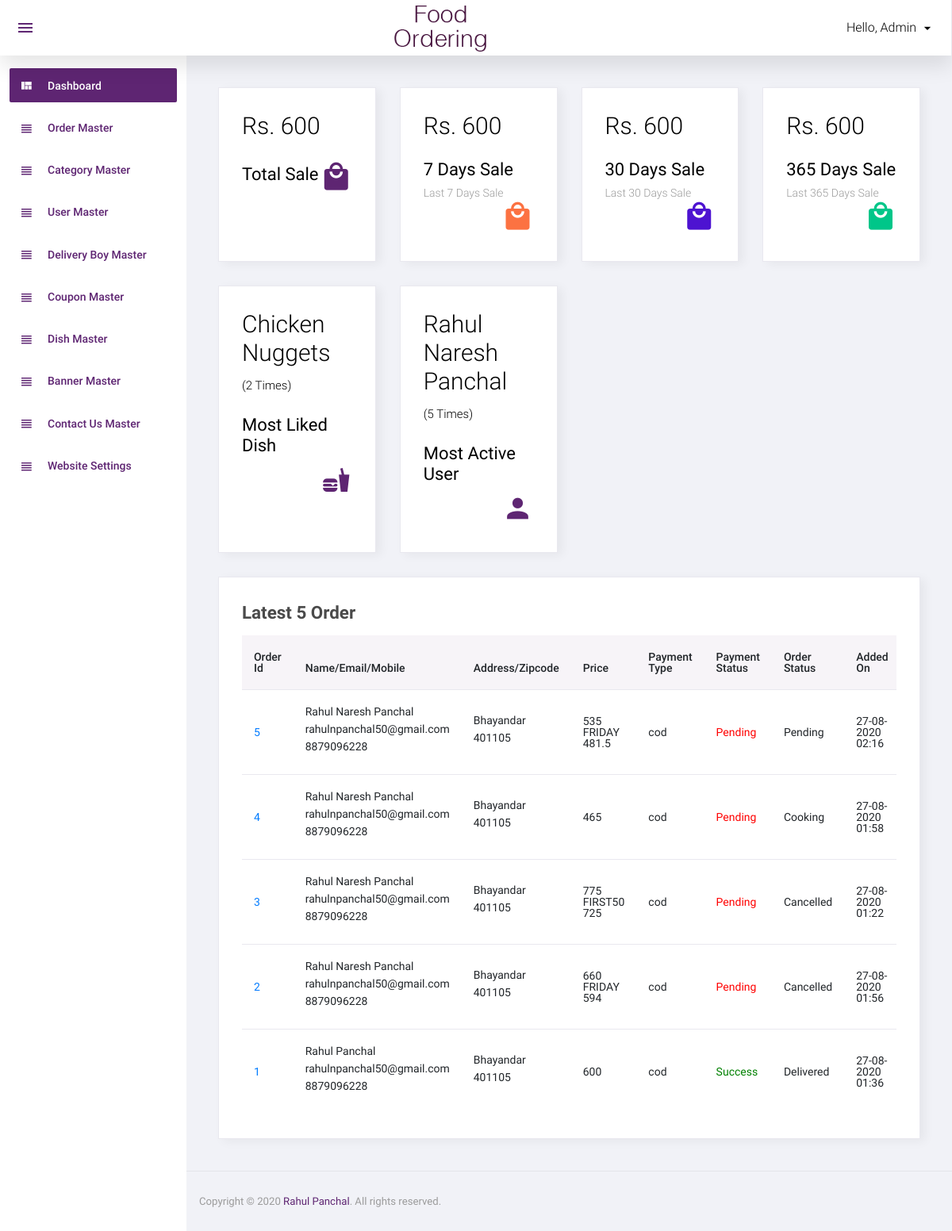
The page /admin/index.php (signed in) on the database its author committed.
### tables this page shows
CREATE TABLE `order_master` (
  `om_id` int(11) NOT NULL,
  `om_u_id` int(11) NOT NULL,
  `om_u_name` varchar(100) NOT NULL,
  `om_u_email` varchar(100) NOT NULL,
  `om_u_mobile` varchar(20) NOT NULL,
  `om_u_address` text NOT NULL,
  `om_total_price` float NOT NULL,
  `om_coupon_code` varchar(100) NOT NULL,
  `om_final_price` float NOT NULL,
  `om_zip` varchar(10) NOT NULL,
  `om_db_id` int(11) NOT NULL,
  `om_payment_status` varchar(50) NOT NULL,
  `om_order_status` int(11) NOT NULL,
  `om_payment_type` varchar(50) NOT NULL,
  `om_cancel_by` enum('','user','admin') NOT NULL,
  `om_cancel_at` datetime NOT NULL,
  `om_added_on` datetime NOT NULL,
  `om_delivered_on` datetime NOT NULL
);

CREATE TABLE `order_status` (
  `os_id` int(11) NOT NULL,
  `os_status` varchar(50) NOT NULL
);

### include/functions.inc.php (called while the page is built, shortened)
<?php
require("connection.inc.php");
        ?>
    <?php
function getSale($start, $end){
    global $con;
    $sql = "select sum(om_final_price) as total_sale from order_master where om_order_status=4 and om_added_on between '$start' and '$end'";
    $res = mysqli_query($con, $sql);
    $row = mysqli_fetch_assoc($res);
    return $row['total_sale'];
}
?>

### admin/index.php (the view, shortened to what this page needs)
<?php include('top.inc.php');?>
<div class="row">
    <div class="col-md-6 col-lg-3 grid-margin stretch-card">
        <div class="card">
            <div class="card-body">
                <h1 class="font-weight-light mb-4">
                    <?php
                    $start=date('Y-m-d'). ' 00-00-00';
                    $end=date('Y-m-d'). ' 23-59-59';
                    echo "Rs. ".getSale($start,$end);
                    ?>
                </h1>
                <div class="d-flex flex-wrap align-items-center">
                    <div>
                        <h4 class="font-weight-normal">Total Sale</h4>
                    </div>
                    <i class="mdi mdi-shopping icon-lg text-primary ml-auto"></i>
                </div>
            </div>
        </div>
    </div>
    <div class="col-md-6 col-lg-3 grid-margin stretch-card">
        <div class="card">
            <div class="card-body">
                <h1 class="font-weight-light mb-4">
                    <?php
                    $start=strtotime(date('Y-m-d'));
                    $start=strtotime("-7 day",$start);
                    $start=date('Y-m-d',$start);
                    $start=$start. ' 00-00-00';
                    $end=date('Y-m-d'). ' 23-59-59';
                    echo "Rs. ".getSale($start,$end);
                    ?>
                </h1>
                <div class="d-flex flex-wrap align-items-center">
                    <div>
                        <h4 class="font-weight-normal">7 Days Sale</h4>
                        <p class="text-muted mb-0 font-weight-light">Last 7 Days Sale</p>
                    </div>
                    <i class="mdi mdi-shopping icon-lg text-danger ml-auto"></i>
                </div>
            </div>
        </div>
    </div>
    <div class="col-md-6 col-lg-3 grid-margin stretch-card">
        <div class="card">
            <div class="card-body">
                <h1 class="font-weight-light mb-4">
                    <?php
                    $start=strtotime(date('Y-m-d'));
                    $start=strtotime("-30 day",$start);
                    $start=date('Y-m-d',$start);
                    $start=$start. ' 00-00-00';
                    $end=date('Y-m-d'). ' 23-59-59';
                    echo "Rs. ".getSale($start,$end);
                    ?>
                </h1>
                <div class="d-flex flex-wrap align-items-center">
                    <div>
                        <h4 class="font-weight-normal">30 Days Sale</h4>
                        <p class="text-muted mb-0 font-weight-light">Last 30 Days Sale</p>
                    </div>
                    <i class="mdi mdi-shopping icon-lg text-info ml-auto"></i>
                </div>
            </div>
        </div>
    </div>
    <div class="col-md-6 col-lg-3 grid-margin stretch-card">
        <div class="card">
            <div class="card-body">
                <h1 class="font-weight-light mb-4">
                    <?php
                    $start=strtotime(date('Y-m-d'));
                    $start=strtotime("-365 day",$start);
                    $start=date('Y-m-d',$start);
                    $start=$start. ' 00-00-00';
                    $end=date('Y-m-d'). ' 23-59-59';
                    echo "Rs. ".getSale($start,$end);
                    ?>
                </h1>
                <div class="d-flex flex-wrap align-items-center">
                    <div>
                        <h4 class="font-weight-normal">365 Days Sale</h4>
                        <p class="text-muted mb-0 font-weight-light">Last 365 Days Sale</p>
                    </div>
                    <i class="mdi mdi-shopping icon-lg text-success ml-auto"></i>
                </div>
            </div>
        </div>
    </div>
    <div class="col-md-6 col-lg-3 grid-margin stretch-card">
        <div class="card">
            <div class="card-body">
                <h1 class="font-weight-light mb-4">
                    <?php
                    $row=mysqli_fetch_assoc(mysqli_query($con,"select order_detail.od_dd_id, count(order_detail.od_dd_id) as t, dish_details.dd_d_id, dish.d_dish from order_detail, dish_details, dish WHERE order_detail.od_dd_id=dish_details.dd_id and dish_details.dd_d_id=dish.d_id GROUP BY order_detail.od_dd_id ORDER BY count(order_detail.od_dd_id) desc limit 1"));
                    echo $row['d_dish'];
                    echo "<br/>"; echo '<span style="font-size: 15px;">('.$row['t'].' Times)</span>'; ?>
                </h1>
                <div class="d-flex flex-wrap align-items-center">
                    <div>
                        <h4 class="font-weight-normal">Most Liked Dish</h4>
                    </div>
                    <i class="mdi mdi-food icon-lg text-primary ml-auto"></i>
                </div>
            </div>
        </div>
    </div>
    <div class="col-md-6 col-lg-3 grid-margin stretch-card">
        <div class="card">
            <div class="card-body">
                <h1 class="font-weight-light mb-4">
                    <?php
                    $row=mysqli_fetch_assoc(mysqli_query($con,"select count(order_master.om_u_id) as t,users.u_name from order_master,users WHERE order_master.om_u_id=users.u_id GROUP BY order_master.om_u_id order by count(order_master.om_u_id) desc limit 1"));
                    echo $row['u_name'];
                    echo "<br/>"; echo '<span style="font-size: 15px;">('.$row['t'].' Times)</span>'; ?>
                </h1>
                <div class="d-flex flex-wrap align-items-center">
                    <div>
                        <h4 class="font-weight-normal">Most Active User</h4>
                    </div>
                    <i class="mdi mdi-account icon-lg text-primary ml-auto"></i>
                </div>
            </div>
        </div>
    </div>
</div>
<?php
$sql="select order_master.*, order_status.os_status from order_master, order_status where order_master.om_order_status = order_status.os_id order by order_master.om_id desc limit 5";
$res=mysqli_query($con,$sql);
?>
<div class="row">
    <div class="col-12">
        <div class="card">
            <div class="card-body">
                <h4 class="card-title">Latest 5 Order</h4>
                <div class="table-responsive">
                    <table class="table table-hover">
                        <thead>
                            <tr>
                                <th width="5%">Order Id</th>
                                <th width="20%">Name/Email/Mobile</th>
                                <th width="20%">Address/Zipcode</th>
                                <th width="5%">Price</th>
                                <th width="10%">Payment Type</th>
                                <th width="10%">Payment Status</th>
                                <th width="10%">Order Status</th>
                                <th width="15%">Added On</th>
                            </tr>
                        </thead>
                        <tbody>
                            <?php if(mysqli_num_rows($res)>0){ $i=1; while($row=mysqli_fetch_assoc($res)){ ?>
                            <tr>
                                <td>
                                    <div class="div_order_id">
                                        <a href="order_detail.php?id=<?php echo $row['om_id']?>"><?php echo $row['om_id']?></a>
                                    </div>
                                </td>
                                <td>
                                    <p><?php echo $row['om_u_name']?></p>
                                    <p><?php echo $row['om_u_email']?></p>
                                    <p><?php echo $row['om_u_mobile']?></p>
                                </td>
                                <td>
                                    <p><?php echo $row['om_u_address']?></p>
                                    <p><?php echo $row['om_zip']?></p>
                                </td>
                                <td style="font-size: 14px;">
                                    <?php echo $row['om_total_price']?>
                                    <br />
                                    <?php
								if($row['om_coupon_code']!=''){
								?>
                                    <?php echo $row['om_coupon_code']?>
                                    <br />
                                    <?php echo $row['om_final_price']?>
                                    <?php } ?>
                                </td>
                                <td><?php echo $row['om_payment_type']?></td>
                                <td>
                                    <div class="pay_status pay_status_<?php echo $row['om_payment_status']?>"><?php echo ucfirst($row['om_payment_status'])?></div>
                                </td>
                                <td><?php echo $row['os_status']?></td>
                                <td>
                                    <?php
                                    $dateStr=strtotime($row['om_added_on']);
                                    echo date('d-m-Y h:s',$dateStr);
                                    ?>
                                </td>
                            </tr>
                            <?php
						} } else { ?>
                            <tr>
                                <td colspan="6">No data found</td>
                            </tr>
                            <?php } ?>
                        </tbody>
                    </table>
                </div>
            </div>
        </div>
    </div>
</div>
<?php include('footer.inc.php');?>

### admin/assets/css/custom-css.css (style rules this page uses)
.pay_status_success { color: green; }
.pay_status_pending { color: red; }

### rows shown on the page
order_master: om_id "5", om_u_name "Rahul Naresh Panchal", om_u_email "rahulnpanchal50@gmail.com", om_u_mobile "8879096228", om_u_address "Bhayandar", om_zip "401105", om_total_price "535", om_coupon_code "FRIDAY", om_final_price "481.5", om_payment_type "cod", om_payment_status "Pending", order_status.os_status "Pending", om_added_on "27-08-2020 02:16"
order_master: om_id "4", om_u_name "Rahul Naresh Panchal", om_u_email "rahulnpanchal50@gmail.com", om_u_mobile "8879096228", om_u_address "Bhayandar", om_zip "401105", om_total_price "465", om_payment_type "cod", om_payment_status "Pending", order_status.os_status "Cooking", om_added_on "27-08-2020 01:58"
order_master: om_id "3", om_u_name "Rahul Naresh Panchal", om_u_email "rahulnpanchal50@gmail.com", om_u_mobile "8879096228", om_u_address "Bhayandar", om_zip "401105", om_total_price "775", om_coupon_code "FIRST50", om_final_price "725", om_payment_type "cod", om_payment_status "Pending", order_status.os_status "Cancelled", om_added_on "27-08-2020 01:22"
order_master: om_id "2", om_u_name "Rahul Naresh Panchal", om_u_email "rahulnpanchal50@gmail.com", om_u_mobile "8879096228", om_u_address "Bhayandar", om_zip "401105", om_total_price "660", om_coupon_code "FRIDAY", om_final_price "594", om_payment_type "cod", om_payment_status "Pending", order_status.os_status "Cancelled", om_added_on "27-08-2020 01:56"
order_master: om_id "1", om_u_name "Rahul Panchal", om_u_email "rahulnpanchal50@gmail.com", om_u_mobile "8879096228", om_u_address "Bhayandar", om_zip "401105", om_total_price "600", om_payment_type "cod", om_payment_status "Success", order_status.os_status "Delivered", om_added_on "27-08-2020 01:36"

### other values the page prints
$_SESSION["a_name"] "Admin"
$row['d_dish'] "Chicken Nuggets"
$row['t'] "2"
$row['u_name'] "Rahul Naresh Panchal"
$row['t'] "5"
